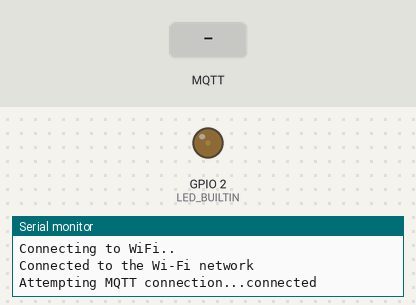
This sketch was run on a simulated ESP32. Shown: output pins drawn as LEDs (lit = HIGH), the last lines printed to the serial monitor. The inputs (shaded band) are chosen by the test bench. WiFi joins after 1.5 s; servers stay silent unless stated; no MQTT or app messages arrive unless stated.

Above: at 2.7 s.
2.8 s: MQTT message "5" arrives on the first subscribed topic
At 3.4 s:
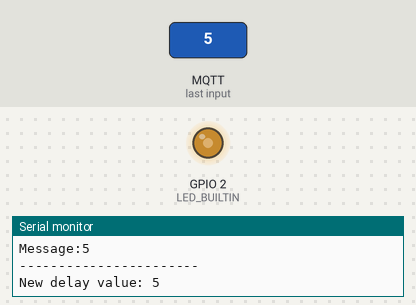
4.3 s: MQTT message "90" arrives on the first subscribed topic
At 4.55 s:
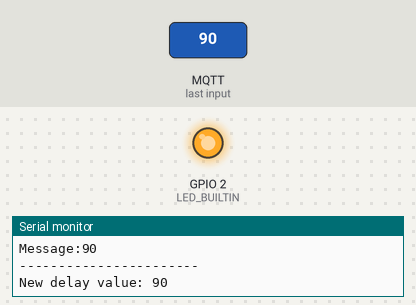
7.3 s: MQTT message "0" arrives on the first subscribed topic
Timing chart, 0 to 10.3 s (numbered marks = the images above; inputs shaded):
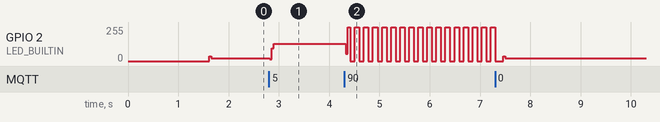

The sketch:

mqtt_int_message_kenny.ino
```cpp
#include <WiFi.h>
#include <PubSubClient.h>
int LED_BUILTIN=2;
int delaywaimin;
// const char *ssid = "siewseng@unifi"; // Enter your WiFi name
// const char *password = "69983155";  // Enter WiFi password
const char *ssid = "Kynoci@2.4"; // Enter your WiFi name
const char *password = "Malaysia";  // Enter WiFi password
// const char* mqtt_server = "broker.hivemq.com";
// const char* mqtt_topic     = "waimin/fyp/"; // TOPIC (MUST BE UNIQUE)
const char* mqtt_server = "seafood.tuvbo.com";
const char* mqtt_topic     = "hi"; // TOPIC (MUST BE UNIQUE)
int         mqtt_port      = 1883;
// const char* mqtt_username  = NULL;
// const char* mqtt_password  = NULL;
const char* mqtt_username  = "babi";
const char* mqtt_password  = "chu";
WiFiClient espClient;
PubSubClient client(espClient);
void setup() {
  // put your setup code here, to run once:
  Serial.begin(9600);
  wifi_setup();
  client.setServer(mqtt_server, 1883);
  client.setCallback(callback);
  client.subscribe(mqtt_topic);
  client.publish(mqtt_topic, "hi fyp waimin");
  pinMode(LED_BUILTIN,OUTPUT);
}

void loop() {
  // put your main code here, to run repeatedly:
   if (!client.connected()) {
    reconnect();
  }
  client.loop();
  digitalWrite(LED_BUILTIN,HIGH);
  delay(delaywaimin);
  digitalWrite(LED_BUILTIN,LOW);
  delay(delaywaimin);
}

void wifi_setup(){
  WiFi.begin(ssid, password);
    while (WiFi.status() != WL_CONNECTED) {
        delay(500);
        Serial.println("Connecting to WiFi..");
    }
    Serial.println("Connected to the Wi-Fi network");
}

void reconnect() {
  // Loop until we're reconnected
  while (!client.connected()) {
    Serial.print("Attempting MQTT connection...");
    // Attempt to connect
    if (client.connect("",mqtt_username,mqtt_password)) {
      Serial.println("connected");
      // Once connected, publish an announcement...
      // client.publish("outTopic","hello world");
      client.publish(mqtt_topic, "hi fyp waimin");
      // ... and resubscribe
      // client.subscribe("inTopic");
      client.subscribe(mqtt_topic);
    } else {
      Serial.print("failed, rc=");
      Serial.print(client.state());
      Serial.println(" try again in 5 seconds");
      // Wait 5 seconds before retrying
      delay(5000);
    }
  }
}
void callback(char *topic, byte *payload, unsigned int length) {
    Serial.print("Message arrived in topic: ");
    Serial.println(topic);
    Serial.print("Message:");

    String receivedString;
    for (int i = 0; i < length; i++) {
        Serial.print((char) payload[i]);
        receivedString += (char)payload[i];
    }
    Serial.println();
    Serial.println("-----------------------");

    // Convert string to integer and assign it to delay
    delaywaimin = receivedString.toInt();

    Serial.print("New delay value: ");
    Serial.println(delaywaimin);
}
```

Measured:
- after the input at 2.8 s, GPIO 2 (LED_BUILTIN): 20/255 → 128/255 at once
- after the input at 4.3 s, GPIO 2 (LED_BUILTIN): 128/255 → 55/255 at once, then moves between 0/255 and 255/255, repeating every 0.18 s
